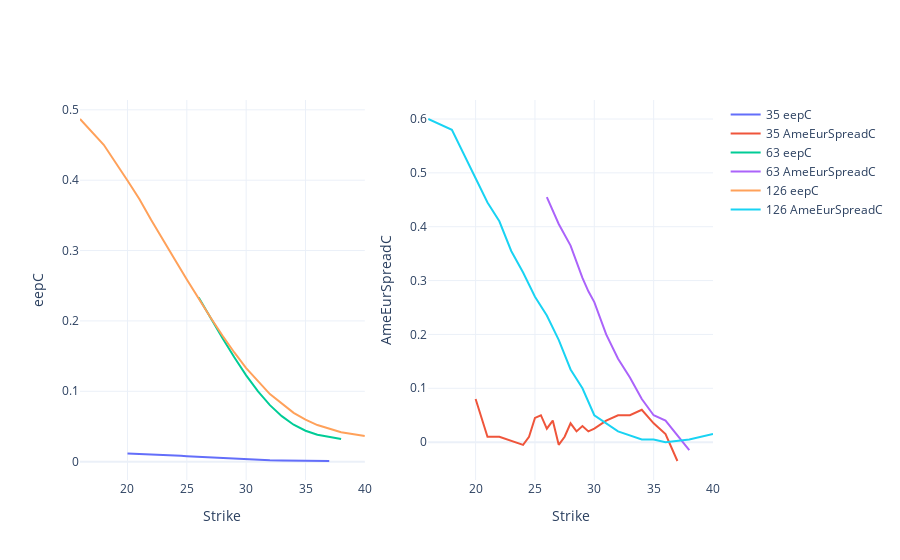
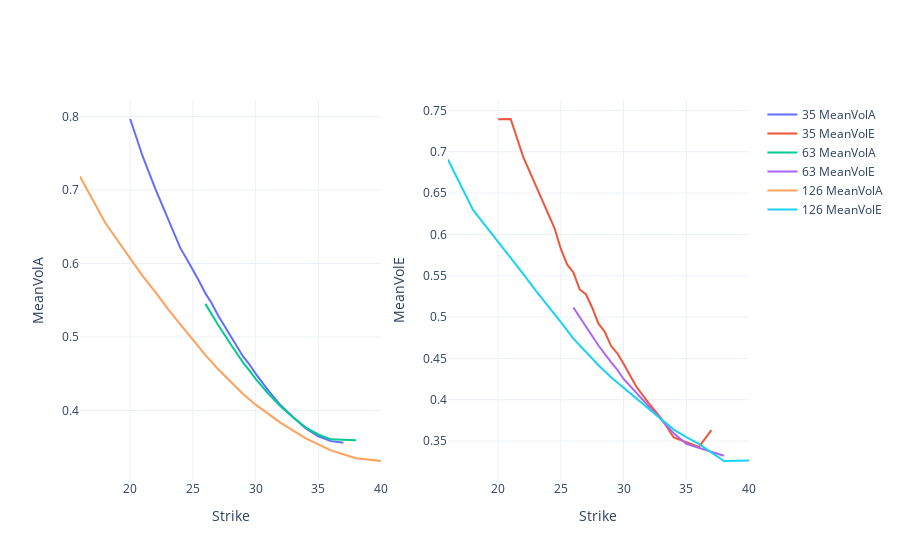

These figures' notebook cell, in order:
### Markdown cell above
EEP and american-european px call spread; american and european vol:

### Code cell
grapher.plot2d_quotes(df,"Tenor","Strike","eepC","AmeEurSpreadC")
df["MeanVolA"] = (df["MidVolAP"]+df["MidVolAC"])/2
df["MeanVolE"] = (df["MidVolEP"]+df["MidVolEC"])/2
grapher.plot2d_quotes(df,"Tenor","Strike","MeanVolA","MeanVolE")

### Figure 1 — Plotly figure (JSON) as saved in the notebook; plotly's stock layout.template omitted (floating-point values rounded to 4 significant figures)
{"data": [{"mode": "lines", "name": "35 eepC", "type": "scatter", "x": [20, 21, 22, 24, 24.5, 25, 25.5, 26, 26.5, 27, 27.5, 28, 28.5, 29, 29.5, 30, 31, 32, 33, 34, 35, 36, 37], "xaxis": "x", "y": [0.01151, 0.01096, 0.01026, 0.008767, 0.008255, 0.007715, 0.007237, 0.006807, 0.006311, 0.005865, 0.005391, 0.004951, 0.004498, 0.004075, 0.00366, 0.003281, 0.002594, 0.002031, 0.001604, 0.001301, 0.001102, 0.0009903, 0.0009318], "yaxis": "y"}, {"mode": "lines", "name": "35 AmeEurSpreadC", "type": "scatter", "x": [20, 21, 22, 24, 24.5, 25, 25.5, 26, 26.5, 27, 27.5, 28, 28.5, 29, 29.5, 30, 31, 32, 33, 34, 35, 36, 37], "xaxis": "x2", "y": [0.08, 0.01, 0.01, -0.005, 0.01, 0.045, 0.05, 0.025, 0.04, -0.005, 0.01, 0.035, 0.02, 0.03, 0.02, 0.025, 0.04, 0.05, 0.05, 0.06, 0.035, 0.015, -0.035], "yaxis": "y2"}, {"mode": "lines", "name": "63 eepC", "type": "scatter", "x": [26, 27, 28, 29, 29.5, 30, 31, 32, 33, 34, 35, 36, 38], "xaxis": "x", "y": [0.2335, 0.2042, 0.1756, 0.1483, 0.1351, 0.1227, 0.09979, 0.08035, 0.06464, 0.05254, 0.04397, 0.03824, 0.03233], "yaxis": "y"}, {"mode": "lines", "name": "63 AmeEurSpreadC", "type": "scatter", "x": [26, 27, 28, 29, 29.5, 30, 31, 32, 33, 34, 35, 36, 38], "xaxis": "x2", "y": [0.455, 0.405, 0.365, 0.305, 0.28, 0.26, 0.2, 0.155, 0.12, 0.08, 0.05, 0.04, -0.015], "yaxis": "y2"}, {"mode": "lines", "name": "126 eepC", "type": "scatter", "x": [16, 18, 20, 21, 22, 23, 24, 25, 26, 27, 28, 29, 30, 32, 34, 35, 36, 38, 40], "xaxis": "x", "y": [0.487, 0.4504, 0.3995, 0.3733, 0.3433, 0.316, 0.2868, 0.259, 0.2317, 0.2048, 0.1793, 0.1552, 0.133, 0.09604, 0.0694, 0.05976, 0.052, 0.04177, 0.03645], "yaxis": "y"}, {"mode": "lines", "name": "126 AmeEurSpreadC", "type": "scatter", "x": [16, 18, 20, 21, 22, 23, 24, 25, 26, 27, 28, 29, 30, 32, 34, 35, 36, 38, 40], "xaxis": "x2", "y": [0.6, 0.58, 0.49, 0.445, 0.41, 0.355, 0.315, 0.27, 0.235, 0.19, 0.135, 0.1, 0.05, 0.02, 0.005, 0.005, -1.11e-16, 0.005, 0.015], "yaxis": "y2"}], "layout": {"paper_bgcolor": "rgba(0,0,0,0)", "plot_bgcolor": "rgba(0,0,0,0)", "xaxis": {"anchor": "y", "domain": [0, 0.45], "title": {"text": "Strike"}}, "xaxis2": {"anchor": "y2", "domain": [0.55, 1], "title": {"text": "Strike"}}, "yaxis": {"anchor": "x", "domain": [0, 1], "title": {"text": "eepC"}}, "yaxis2": {"anchor": "x2", "domain": [0, 1], "title": {"text": "AmeEurSpreadC"}}}}

### Figure 2 — Plotly figure (JSON) as saved in the notebook; plotly's stock layout.template omitted (floating-point values rounded to 4 significant figures)
{"data": [{"mode": "lines", "name": "35 MeanVolA", "type": "scatter", "x": [20, 21, 22, 24, 24.5, 25, 25.5, 26, 26.5, 27, 27.5, 28, 28.5, 29, 29.5, 30, 31, 32, 33, 34, 35, 36, 37], "xaxis": "x", "y": [0.7967, 0.7457, 0.7018, 0.6209, 0.6065, 0.5916, 0.5759, 0.5594, 0.5459, 0.5295, 0.5158, 0.5004, 0.4879, 0.4736, 0.4629, 0.4502, 0.4274, 0.407, 0.3909, 0.3757, 0.3649, 0.3583, 0.3561], "yaxis": "y"}, {"mode": "lines", "name": "35 MeanVolE", "type": "scatter", "x": [20, 21, 22, 24, 24.5, 25, 25.5, 26, 26.5, 27, 27.5, 28, 28.5, 29, 29.5, 30, 31, 32, 33, 34, 35, 36, 37], "xaxis": "x2", "y": [0.7395, 0.7397, 0.6938, 0.6238, 0.6074, 0.5824, 0.5637, 0.554, 0.5334, 0.5276, 0.5113, 0.492, 0.4823, 0.4652, 0.4562, 0.4436, 0.4163, 0.396, 0.3776, 0.3542, 0.3485, 0.3428, 0.3632], "yaxis": "y2"}, {"mode": "lines", "name": "63 MeanVolA", "type": "scatter", "x": [26, 27, 28, 29, 29.5, 30, 31, 32, 33, 34, 35, 36, 38], "xaxis": "x", "y": [0.5451, 0.5167, 0.4904, 0.4651, 0.4546, 0.4429, 0.4231, 0.4055, 0.3903, 0.3766, 0.3673, 0.3607, 0.3596], "yaxis": "y"}, {"mode": "lines", "name": "63 MeanVolE", "type": "scatter", "x": [26, 27, 28, 29, 29.5, 30, 31, 32, 33, 34, 35, 36, 38], "xaxis": "x2", "y": [0.5115, 0.489, 0.4656, 0.4455, 0.4363, 0.4251, 0.409, 0.3926, 0.3756, 0.3593, 0.3466, 0.3419, 0.3323], "yaxis": "y2"}, {"mode": "lines", "name": "126 MeanVolA", "type": "scatter", "x": [16, 18, 20, 21, 22, 23, 24, 25, 26, 27, 28, 29, 30, 32, 34, 35, 36, 38, 40], "xaxis": "x", "y": [0.7183, 0.6558, 0.6071, 0.5829, 0.5614, 0.5383, 0.517, 0.4959, 0.4753, 0.4564, 0.4387, 0.4225, 0.4079, 0.3831, 0.3621, 0.3537, 0.3457, 0.3349, 0.3312], "yaxis": "y"}, {"mode": "lines", "name": "126 MeanVolE", "type": "scatter", "x": [16, 18, 20, 21, 22, 23, 24, 25, 26, 27, 28, 29, 30, 32, 34, 35, 36, 38, 40], "xaxis": "x2", "y": [0.6906, 0.6296, 0.591, 0.5722, 0.5524, 0.532, 0.5134, 0.494, 0.4739, 0.458, 0.4417, 0.4272, 0.4144, 0.3888, 0.3638, 0.3548, 0.3466, 0.3259, 0.3263], "yaxis": "y2"}], "layout": {"paper_bgcolor": "rgba(0,0,0,0)", "plot_bgcolor": "rgba(0,0,0,0)", "xaxis": {"anchor": "y", "domain": [0, 0.45], "title": {"text": "Strike"}}, "xaxis2": {"anchor": "y2", "domain": [0.55, 1], "title": {"text": "Strike"}}, "yaxis": {"anchor": "x", "domain": [0, 1], "title": {"text": "MeanVolA"}}, "yaxis2": {"anchor": "x2", "domain": [0, 1], "title": {"text": "MeanVolE"}}}}
